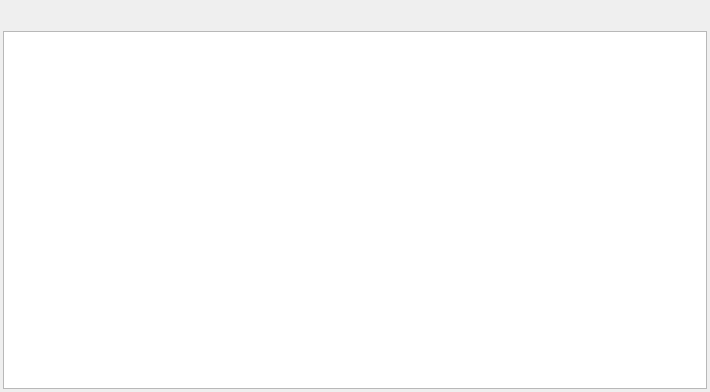
<?xml version="1.0" encoding="UTF-8"?>
<ui version="4.0">
 <class>EventStatisticsWidget</class>
 <widget class="QWidget" name="EventStatisticsWidget">
  <property name="geometry">
   <rect>
    <x>0</x>
    <y>0</y>
    <width>710</width>
    <height>392</height>
   </rect>
  </property>
  <property name="windowTitle">
   <string>Form</string>
  </property>
  <layout class="QVBoxLayout" name="verticalLayout">
   <property name="spacing">
    <number>3</number>
   </property>
   <property name="leftMargin">
    <number>3</number>
   </property>
   <property name="topMargin">
    <number>3</number>
   </property>
   <property name="rightMargin">
    <number>3</number>
   </property>
   <property name="bottomMargin">
    <number>3</number>
   </property>
   <item>
    <widget class="QFrame" name="frame">
     <property name="frameShape">
      <enum>QFrame::Shape::NoFrame</enum>
     </property>
     <property name="frameShadow">
      <enum>QFrame::Shadow::Raised</enum>
     </property>
     <layout class="QHBoxLayout" name="horizontalLayout">
      <property name="spacing">
       <number>3</number>
      </property>
      <property name="leftMargin">
       <number>5</number>
      </property>
      <property name="topMargin">
       <number>1</number>
      </property>
      <property name="rightMargin">
       <number>5</number>
      </property>
      <property name="bottomMargin">
       <number>1</number>
      </property>
      <item>
       <widget class="QToolButton" name="btPrintResultsNew">
        <property name="toolTip">
         <string>Print results for classes with new runners</string>
        </property>
        <property name="icon">
         <iconset resource="../Runs.qrc">
          <normaloff>:/quickevent/Runs/images/print-new.svg</normaloff>:/quickevent/Runs/images/print-new.svg</iconset>
        </property>
        <property name="autoRaise">
         <bool>true</bool>
        </property>
       </widget>
      </item>
      <item>
       <widget class="QToolButton" name="btPrintResultsSelected">
        <property name="toolTip">
         <string>Print results in selected rows</string>
        </property>
        <property name="icon">
         <iconset resource="../../../../../../libqf/libqfgui/images/flat/qf_gui_images_flat.qrc">
          <normaloff>:/qf/gui/images/flat/printer.svg</normaloff>:/qf/gui/images/flat/printer.svg</iconset>
        </property>
        <property name="autoRaise">
         <bool>true</bool>
        </property>
       </widget>
      </item>
      <item>
       <widget class="QToolButton" name="btClearNewInSelectedRows">
        <property name="toolTip">
         <string>Clear new results in selected rows</string>
        </property>
        <property name="icon">
         <iconset resource="../../../../../../libqf/libqfgui/images/flat/qf_gui_images_flat.qrc">
          <normaloff>:/qf/gui/images/flat/delete.svg</normaloff>:/qf/gui/images/flat/delete.svg</iconset>
        </property>
        <property name="autoRaise">
         <bool>true</bool>
        </property>
       </widget>
      </item>
      <item>
       <widget class="QToolButton" name="btReload">
        <property name="toolTip">
         <string>Reload table</string>
        </property>
        <property name="icon">
         <iconset resource="../../../../../../libqf/libqfgui/images/flat/qf_gui_images_flat.qrc">
          <normaloff>:/qf/gui/images/flat/reload.svg</normaloff>:/qf/gui/images/flat/reload.svg</iconset>
        </property>
        <property name="autoRaise">
         <bool>true</bool>
        </property>
       </widget>
      </item>
      <item>
       <widget class="QToolButton" name="btOptions">
        <property name="toolTip">
         <string>Options</string>
        </property>
        <property name="icon">
         <iconset resource="../../../../../../libqf/libqfgui/images/flat/qf_gui_images_flat.qrc">
          <normaloff>:/qf/gui/images/flat/settings.svg</normaloff>:/qf/gui/images/flat/settings.svg</iconset>
        </property>
        <property name="autoRaise">
         <bool>true</bool>
        </property>
       </widget>
      </item>
      <item>
       <spacer name="horizontalSpacer_2">
        <property name="orientation">
         <enum>Qt::Orientation::Horizontal</enum>
        </property>
        <property name="sizeHint" stdset="0">
         <size>
          <width>40</width>
          <height>20</height>
         </size>
        </property>
       </spacer>
      </item>
     </layout>
    </widget>
   </item>
   <item>
    <layout class="QVBoxLayout" name="tableLayout">
     <property name="spacing">
      <number>0</number>
     </property>
     <item>
      <widget class="qf::gui::TableView" name="tableView"/>
     </item>
    </layout>
   </item>
  </layout>
 </widget>
 <customwidgets>
  <customwidget>
   <class>qf::gui::TableView</class>
   <extends>QTableView</extends>
   <header location="global">qf/gui/tableview.h</header>
  </customwidget>
 </customwidgets>
 <resources>
  <include location="../../../../../../libqf/libqfgui/images/flat/qf_gui_images_flat.qrc"/>
  <include location="../Runs.qrc"/>
 </resources>
 <connections/>
</ui>
